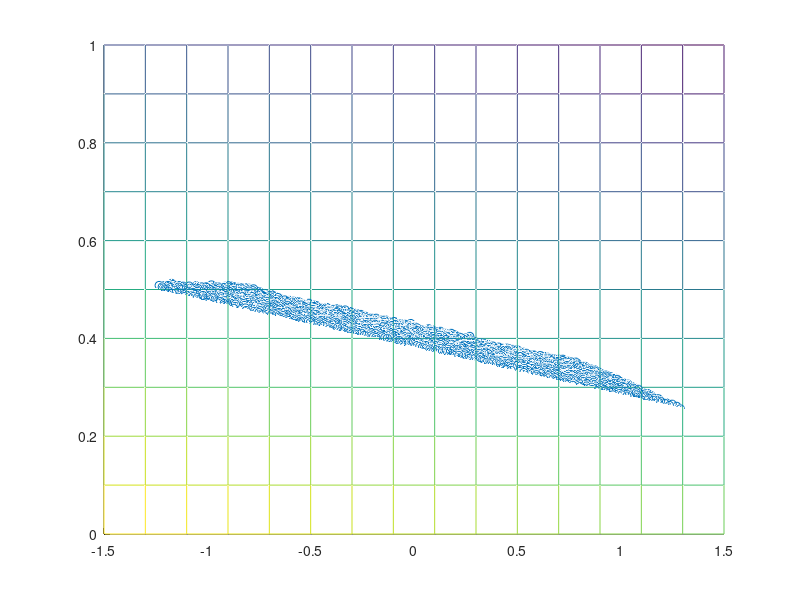

Here is the MATLAB script that generated this plot:
%q3

id = fopen('data/clear_table.txt');
data = textscan(id,'%f %f %f');
points = ones(size(data{1,1},1),3);
points(:,1) = data{1,1};
points(:,2) = data{1,2};
points(:,3) = data{1,3};


hold on

%mesh(points(:,1),points(:,2),points(:,3));

A = ones(size(points,1),4);
A(:,1:3) = points;
[u,s,v] = svd(A'*A);
disp(s);
sol = v(:,end);
disp(sol);

%from stackoverflow
[x y] = meshgrid(-1.5:.2:1.5,0:.1:1);
z = (-1 * sol(1)*x - sol(2)*y - sol(4))/sol(3);
mesh(x,y,z);

%go through all points and calculate the distance to the points
dis = abs(sol(1)*points(:,1) + sol(2)*points(:,2) + sol(3)*points(:,3) + sol(4))/(sqrt(sol(1).^2 + sol(2).^2 + sol(3).^2));
%dis = sqrt((((-1 * sol(1)*points(:,1) - sol(2)*points(:,2) - sol(4))/sol(3)) - points(:,3)).^2);
avgDis = sum(dis)/size(points,1);
scatter3(points(:,1),points(:,2),points(:,3));

hold off;